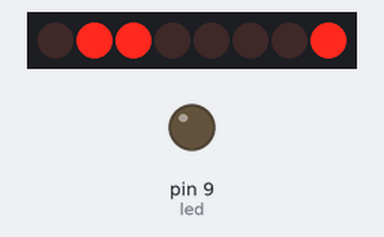
The sketch below on a simulated Arduino Uno, built with avr-gcc and run on an emulated ATmega328P. Parts: 8 shift-register outputs drawn as a row of LEDs (first output left, lit = HIGH), output pins drawn as LEDs (lit = HIGH). Wiring (inferred from the names in the program): shift register (74HC595): data pin 3; shift clock pin 4; latch pin 2. Wiring (inferred from the signals the program sends): row of LEDs: on Q0, Q1, Q2, Q3, Q4, Q5, Q6, Q7. Pins used as bus, display or sensor lines are not drawn.

Above: at 0.1 s.
At 17.1 s:
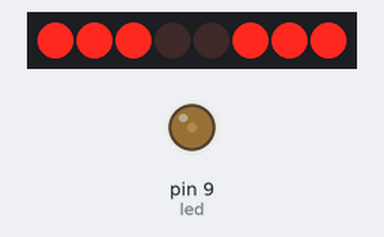
At 26.2 s:
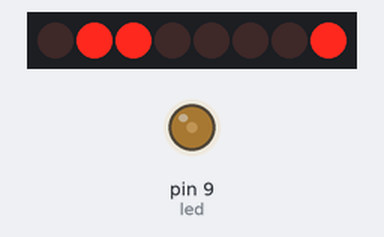
At 37.2 s:
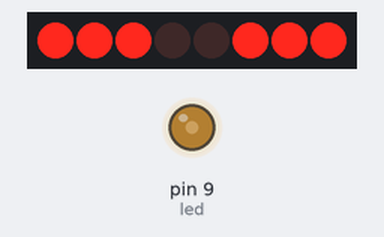
Timing chart, 0 to 40.0 s (numbered marks = the images above):
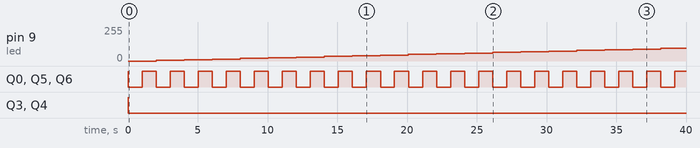

The sketch:

7SegmentWithIC595.ino
```cpp
int latchpin12 = 2;
int datapin14 = 3;
int clockpin11 = 4;

int led = 9;           // the PWM pin the LED is attached to
int brightness = 0;    // how bright the LED is
int fadeAmount = 5;    // how many points to fade the LED by

void setup() {
  pinMode(latchpin12, OUTPUT);
  pinMode(datapin14, OUTPUT);
  pinMode(clockpin11, OUTPUT);
  pinMode(led, OUTPUT);

}

void loop() {
  // set the brightness of pin 9:
  analogWrite(led, brightness);

  // change the brightness for next time through the loop:
  brightness = brightness + fadeAmount;

  // reverse the direction of the fading at the ends of the fade:
  if (brightness <= 0 || brightness >= 255) {
    fadeAmount = -fadeAmount;
  }
  // wait for 30 milliseconds to see the dimming effect
  delay(10);

  //0
  digitalWrite(latchpin12, LOW);
  shiftOut(datapin14, clockpin11, MSBFIRST, 64);
  digitalWrite(latchpin12, HIGH);


  //1
  digitalWrite(latchpin12, LOW);
  shiftOut(datapin14, clockpin11, MSBFIRST, 121);
  digitalWrite(latchpin12, HIGH);
  delay(1000);

  //9
  digitalWrite(latchpin12, LOW);
  shiftOut(datapin14, clockpin11, MSBFIRST, 24);
  digitalWrite(latchpin12, HIGH);
  delay(1000);


}
```

Measured:
- by itself, pin 9 (led): moves from 0/255 to 95/255 over 36.2 s
- by itself, Q0, Q5, Q6: repeats every 2.0 s: LOW 1.0 s, HIGH 1.0 s
- by itself, Q3, Q4: LOW → HIGH at 0.00 s, → LOW 0.01 s later
